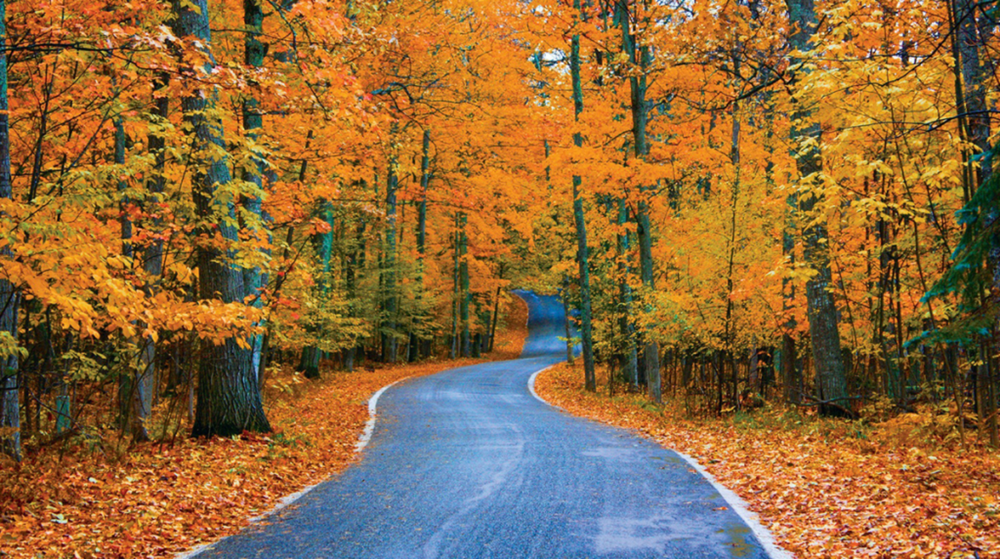
#> input picture LAB10/colorful_trees.png, 1000 x 559 px, shrunk from 1500 x 838 before the run
$ jupyter execute waziri-lab-10.ipynb
#> lines starting #> are read from the running program, lines starting #| are printed output that depends on the picture
[cell 1]
import numpy as np
import matplotlib.pyplot as plt
from skimage import io, exposure, color, filters

[cell 2]
image = io.imread('colorful_trees.png')
#> image is the input picture: shape (559, 1000, 4); mean R, G, B, A 142.2, 104.4, 59.1, 255

[cell 3]
plt.figure(figsize=(12, 6))
plt.subplot(1, 2, 1)
plt.title('original Image')
plt.imshow(image)

[cell 4]
# Separating the image into R, G, B channel using slicing
r, g, b = image[:, :, 0], image[:, :, 1], image[:, :, 2]

[cell 5]
# Applying histogram equalization to each channel separately using equalize_hist function
r_eq = exposure.equalize_hist(r)
g_eq = exposure.equalize_hist(g)
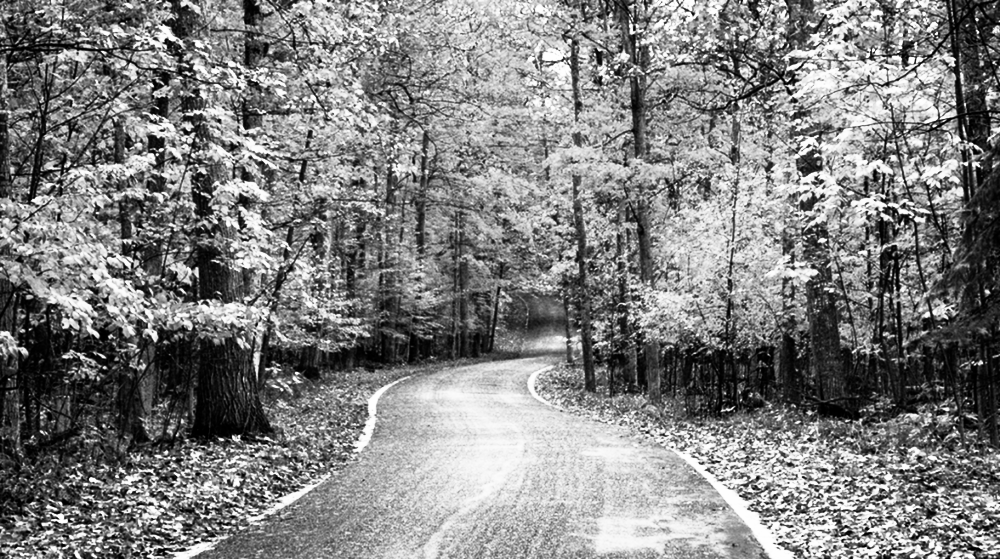
#> g_eq: shape (559, 1000) float64; min 1.25e-05, max 1, mean 0.503
b_eq = exposure.equalize_hist(b)
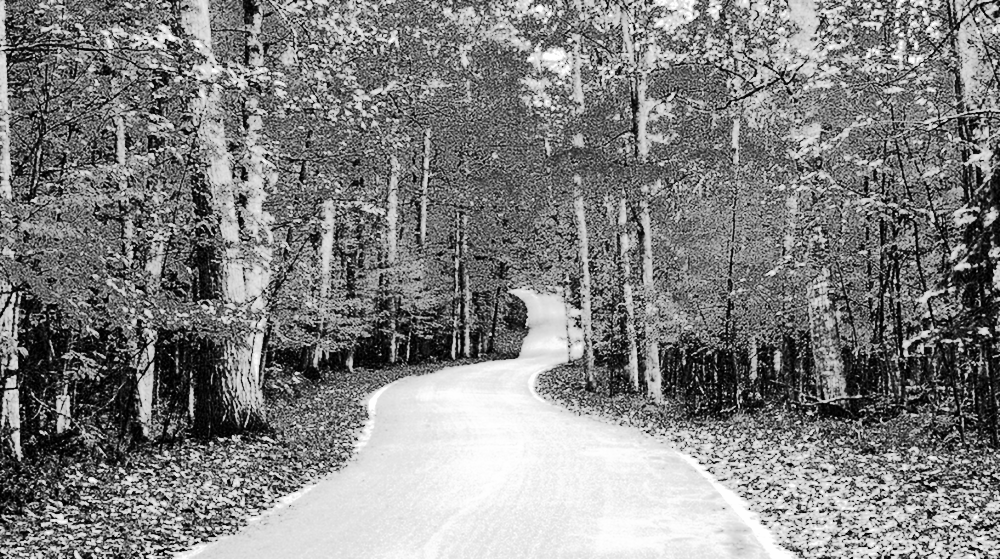
#> b_eq: shape (559, 1000) float64; min 6.08e-05, max 1, mean 0.507

[cell 6]
# Merging the enhanced channels back into an RGB image using stack
image_eq = np.stack((r_eq, g_eq, b_eq), axis=-1)
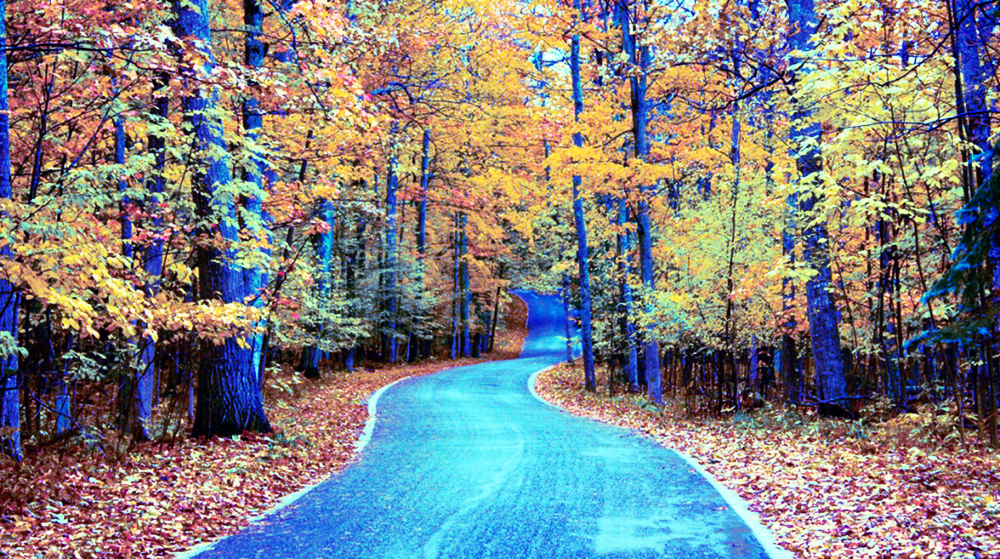
#> image_eq: shape (559, 1000, 3) float64; mean of channels 0, 1, 2 0.502, 0.503, 0.507; drawn as R, G, B

[cell 7]
# Display the original and enhanced images side by side for comparison.
plt.figure(figsize=(12, 6))
plt.subplot(1, 2, 1)
plt.title('original Image')
plt.imshow(image)

plt.subplot(1, 2, 2)
plt.title('enhanced Image')
plt.imshow(image_eq)

plt.show()

## task 2:

[cell 8]
# Checking if the image has an alpha channel and remove it if present (i.e., convert RGBA to RGB)
if image.shape[2] == 4:
    image = image[:, :, :3]
#> image: shape (559, 1000, 3)

[cell 9]
# Converting RGB to HSL (using HSV in skimage) color space
hsl_image = color.rgb2hsv(image)
#> hsl_image: shape (559, 1000, 3) float64; mean of channels 0, 1, 2 0.188, 0.67, 0.606

[cell 10]
# Extracting the Lightness (L) channel from the HSL image
l_channel = hsl_image[:, :, 2]
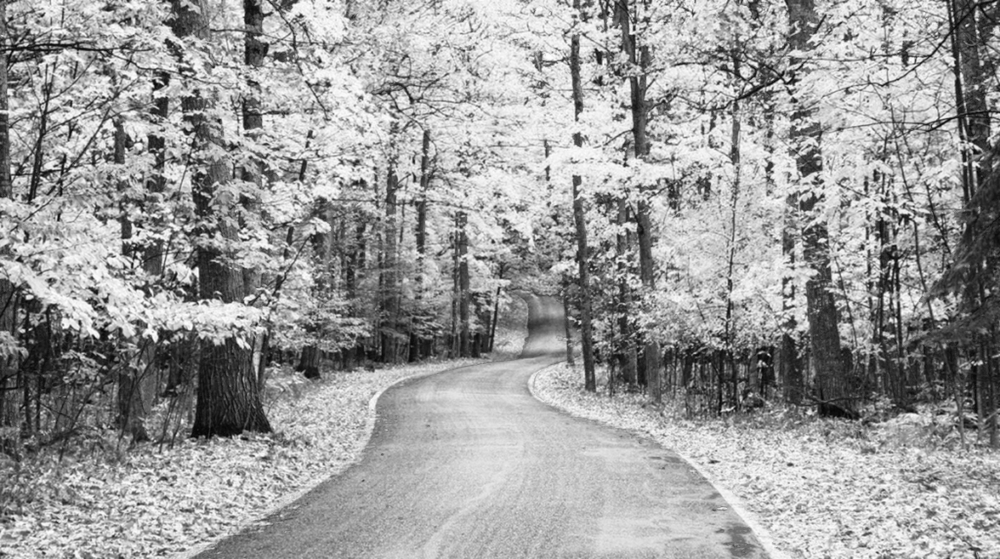
#> l_channel: shape (559, 1000) float64; min 0.0196, max 1, mean 0.606

[cell 11]
# Applying histogram equalization to the Lightness channel using equalize_hist function
l_channel_eq = exposure.equalize_hist(l_channel)
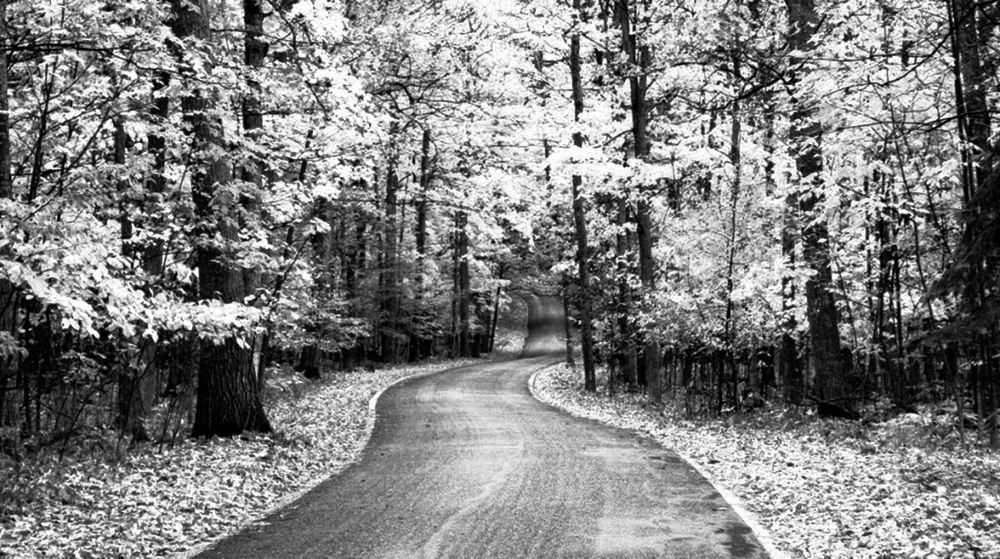
#> l_channel_eq: shape (559, 1000) float64; min 5.37e-06, max 1, mean 0.502

[cell 12]
# Re-assembling the HSL image with the enhanced Lightness channel
hsl_image[:, :, 2] = l_channel_eq
#> hsl_image: shape (559, 1000, 3) float64; mean of channels 0, 1, 2 0.188, 0.67, 0.502

[cell 13]
# Converting the modified HSL image back to RGB color space
image_hsl_eq = color.hsv2rgb(hsl_image)
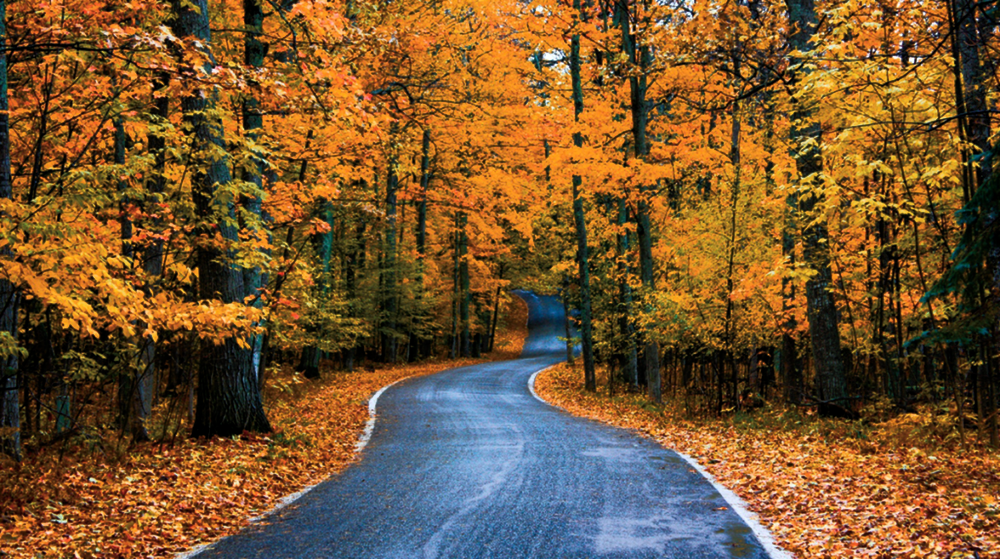
#> image_hsl_eq: shape (559, 1000, 3) float64; mean R, G, B 0.464, 0.334, 0.187

[cell 14]
# Displaying the original and HSL-enhanced images side by side
plt.figure(figsize=(12, 6))
plt.subplot(1, 2, 1)
plt.title('iriginal image')
plt.imshow(image)

plt.subplot(1, 2, 2)
plt.title('HSL enhanced image')
plt.imshow(image_hsl_eq)

plt.show()

## task 3a: Sharpening

[cell 15]
# Applying unsharp mask for sharpening the image using the unsharp_mask function with radius=1 and amount=1
sharpened_image = filters.unsharp_mask(image, radius=1, amount=1)
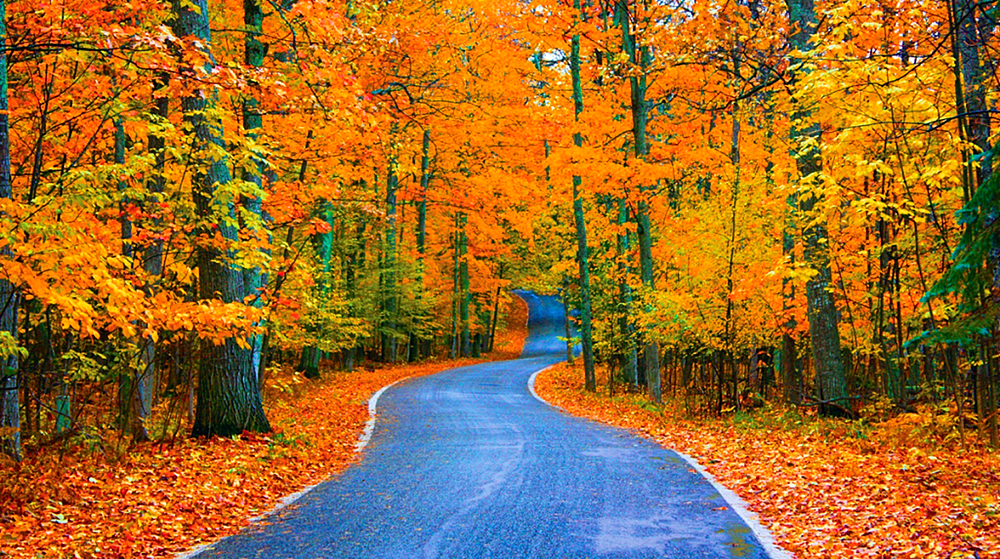
#> sharpened_image: shape (559, 1000, 3) float64; mean R, G, B 0.609, 0.418, 0.169

[cell 16]
# Display the original and sharpened images side by side
plt.figure(figsize=(12, 6))
plt.subplot(1, 2, 1)
plt.title('original image')
plt.imshow(image)

plt.subplot(1, 2, 2)
plt.title('sharpened image')
plt.imshow(sharpened_image)

plt.show()

## task 3b: Edge Detection

[cell 17]
# Convert the image to grayscale for better edge detection
gray_image = color.rgb2gray(image)

[cell 18]
# Applying Sobel edge detection filter to the grayscale image
edges = filters.sobel(gray_image)
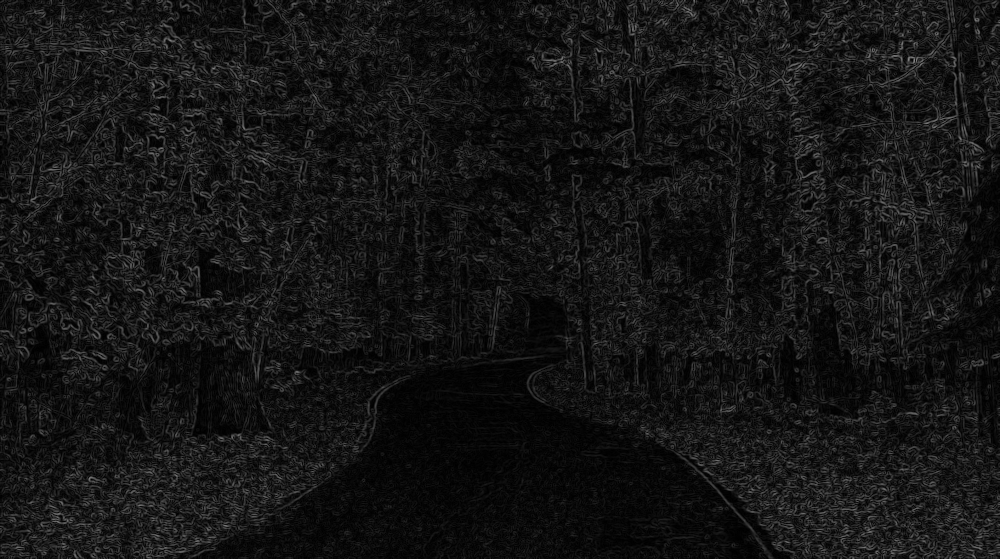
#> edges: shape (559, 1000) float64; min 8.14e-06, max 0.527, mean 0.0836

[cell 19]
# Display the original and edge-detected images side by side
plt.figure(figsize=(12, 6))
plt.subplot(1, 2, 1)
plt.title('Original Image')
plt.imshow(image)

plt.subplot(1, 2, 2)
plt.title('Edge Detected Image')
plt.imshow(edges, cmap='gray')

plt.show()
